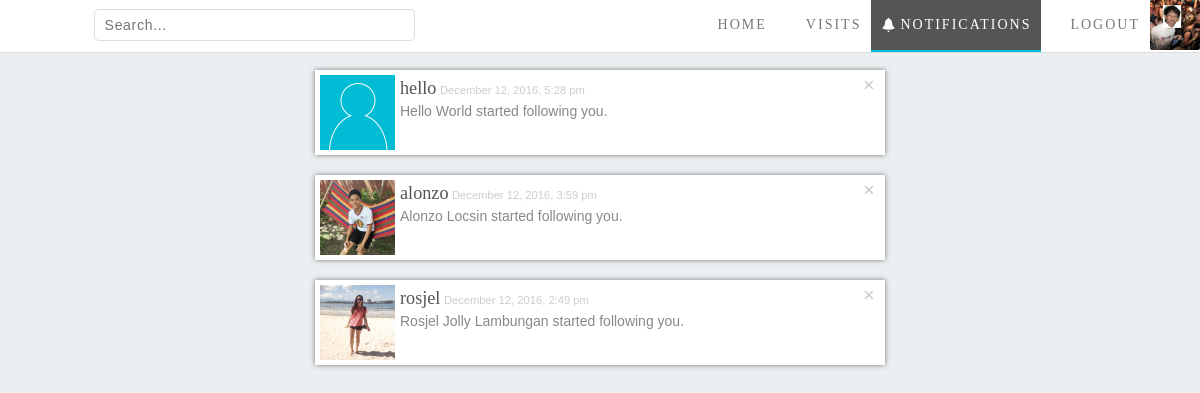
The app's page /notifications.php (signed in) with its own data.
### tables this page shows
CREATE TABLE `account` (
  `acc_id` int(9) NOT NULL,
  `username` varchar(50) NOT NULL,
  `firstname` varchar(30) NOT NULL,
  `lastname` varchar(30) NOT NULL,
  `password` varchar(100) NOT NULL,
  `email` varchar(40) NOT NULL,
  `about_me` varchar(60) NOT NULL
);

### notifications.php (the view, shortened to what this page needs)
<!DOCTYPE html>
<html>
<head>
	<link rel="stylesheet" href="bootstrap/css/bootstrap.min.css">
	<link rel="stylesheet" type="text/css" href="css/navigation_bar_and_body_style.css">
	<link rel="stylesheet" type="text/css" href="css/notifications.css">
</head>
<body>
	<div id = "navBar">
		<form action="search_results_places.php" method="get">
			<input type="text" placeholder="Search..." name = "search">
		</form>
		<ul id = "navList">
			<li><a href="home_page.php"><span class="glyphicon glyphicon-home"></span>HOME</a></li>
			<li><a href="visit.php"><span class="glyphicon glyphicon-map-marker"></span>VISITS</a></li>
			<li><a href="Notifications.php" class="active"><span class="glyphicon glyphicon-bell"></span>NOTIFICATIONS</a></li>
			<li><a href="logout.php" class="logout"><span class="glyphicon glyphicon-log-out"></span>LOGOUT</a></li>
			<li><a href="my_profile.php" class="image-list"><img src="images/profile_pic_img/acc_id_<?=$_SESSION['userID']; ?>.jpg" onerror="this.src = 'images/default_profile.png'"></a></li>
		</ul>
	</div>
	<div class="container">
	<?php
		require 'connect.php';
		$query = "SELECT *
				  FROM notification
				  NATURAL JOIN notified
				  WHERE user_id_notified = '{$_SESSION['userID']}'
				  ORDER BY time_stamp_notif DESC;";
		$result = mysqli_query($dbconn, $query);
	 if(mysqli_num_rows($result)){
	  foreach ($result as $value): ?>
		<div class="notif-container">
			<img class="user-photo" src="images/profile_pic_img/acc_id_<?=$value['user_id_from']?>.jpg" onerror="this.src = 'images/default_profile.png'">
			<a href="delete_notif.php?notif_id=<?=$value['notif_id']?>" class="close">&times;</a>
			<?php
				$query = "SELECT *
						  FROM account
						  WHERE acc_id = '{$value['user_id_from']}';";
				$user_result = mysqli_query($dbconn, $query);
				$row = mysqli_fetch_assoc($user_result);
			 ?>
			<span class="username"><?=$row['username']?></span>
			<span class="time-stamp"><?php echo date("F j, Y, g:i a", strtotime($value['time_stamp_notif']));  ?></span>
			<?php
			$fullname = $row['firstname']." ".$row['lastname'];
			 ?>
			<?php if ($value['notif_type'] == 1): ?>
				<p><?= $fullname ?> liked one of your posts.</p><br>
			<?php elseif ($value['notif_type'] == 2): ?>
				<p><?= $fullname ?> tagged you in his post.</p><br>
			<?php elseif ($value['notif_type'] == 3): ?>
				<p><?= $fullname ?> started following you.</p><br>
			<?php endif ?>
		</div>
	<?php endforeach;
	}
	else{
		?>
		<span class="no-notifs">NO MORE NOTIFICATIONS</span>
		<?php
	}
	?>
	</div>
</body>
</html>

### css/Navigation_Bar_and_Body_style.css (style rules this page uses)
body { background-color: #ECEFF1; margin: 0; }
#navBar { background-color: white; display: inline-flex; width: 100%; top: 0; left: 0; position: fixed; z-index: 2; border-bottom: 1px solid #DDD; }
#navBar img { height: 50px; width: 50px; object-position: center; object-fit: cover; box-sizing: border-box; margin: 0; border-radius: 2px; }
#navList { display: inline-flex; justify-content: center; align-content: center; list-style: none; margin: 0; padding: 0; margin-left: auto; }
#navList li { display: inline-flex; justify-content: center; align-items: center; }
#navList > li > a { text-decoration: none; display: block; height: 100%; padding: 0 10px; border: solid rgba(0,0,0,0); border-width: 0 0 2px 0; text-align: center; vertical-align: middle; font-family: "Gotham Medium"; font-size: 14px; letter-spacing: 2px; color: #777; display: flex; align-items: center; justify-content: center; box-sizing: border-box; transition: 0.2s; }
#navList > li > a.image-list { padding: 0; }
#navList > li > a.active { border-color: #00BCD4; background-color: #555; color: white!important; cursor: default; }
#navBar form { margin-left: 7.8%; height: 50px; width: 26.8%; display: inline-flex; justify-content: center; align-items: center; }
#navBar form input[type=text] { color: #888; border-style: none; padding: 5px 10px; width: 100%; border-radius: 5px; border: 1px solid #DDD; transition: 0.2s; font-family: Arial; font-size: 1em; letter-spacing: 0.05em; }
#navBar .glyphicon { margin: -2px 3px 0 0; opacity: 0; transform: scale(0,0); transition: 0.2s; }
#navBar a.active { width: 100%; }
#navBar a:hover .glyphicon, #navBar a.active .glyphicon { opacity: 1; transform: scale(1,1); }
.container { margin-top: 50px; }

### css/Notifications.css (style rules this page uses)
.notif-container { background-color: white; box-shadow: 0 0 5px rgba(0,0,0,0.5); width: 50%; margin: 20px auto 0 auto; padding: 5px; font-family: "Gotham Light"; color: #666; height: 85px; overflow: hidden; }
.user-photo { height: 75px; width: 75px; float: left; margin-right: 5px; object-fit: cover; object-position: center; }
.username { font-family: "Gotham Medium"; color: #555; font-size: 1.3em; }
.time-stamp { color: #CCC; font-size: 0.8em; font-family: "Arial"; }
p { font-family: "Arial"; color: #888; }
.close { margin: 0 5px 0 5px; transition: 0.2s; }

### records on screen
account: username "hello", fullname "Hello World"
account: username "alonzo", fullname "Alonzo Locsin"
account: username "rosjel", fullname "Rosjel Jolly Lambungan"

### other values on screen
date("F j, Y, g:i a", strtotime($value['time_stamp_notif'])) "December 12, 2016, 5:28 pm"
date("F j, Y, g:i a", strtotime($value['time_stamp_notif'])) "December 12, 2016, 3:59 pm"
date("F j, Y, g:i a", strtotime($value['time_stamp_notif'])) "December 12, 2016, 2:49 pm"
